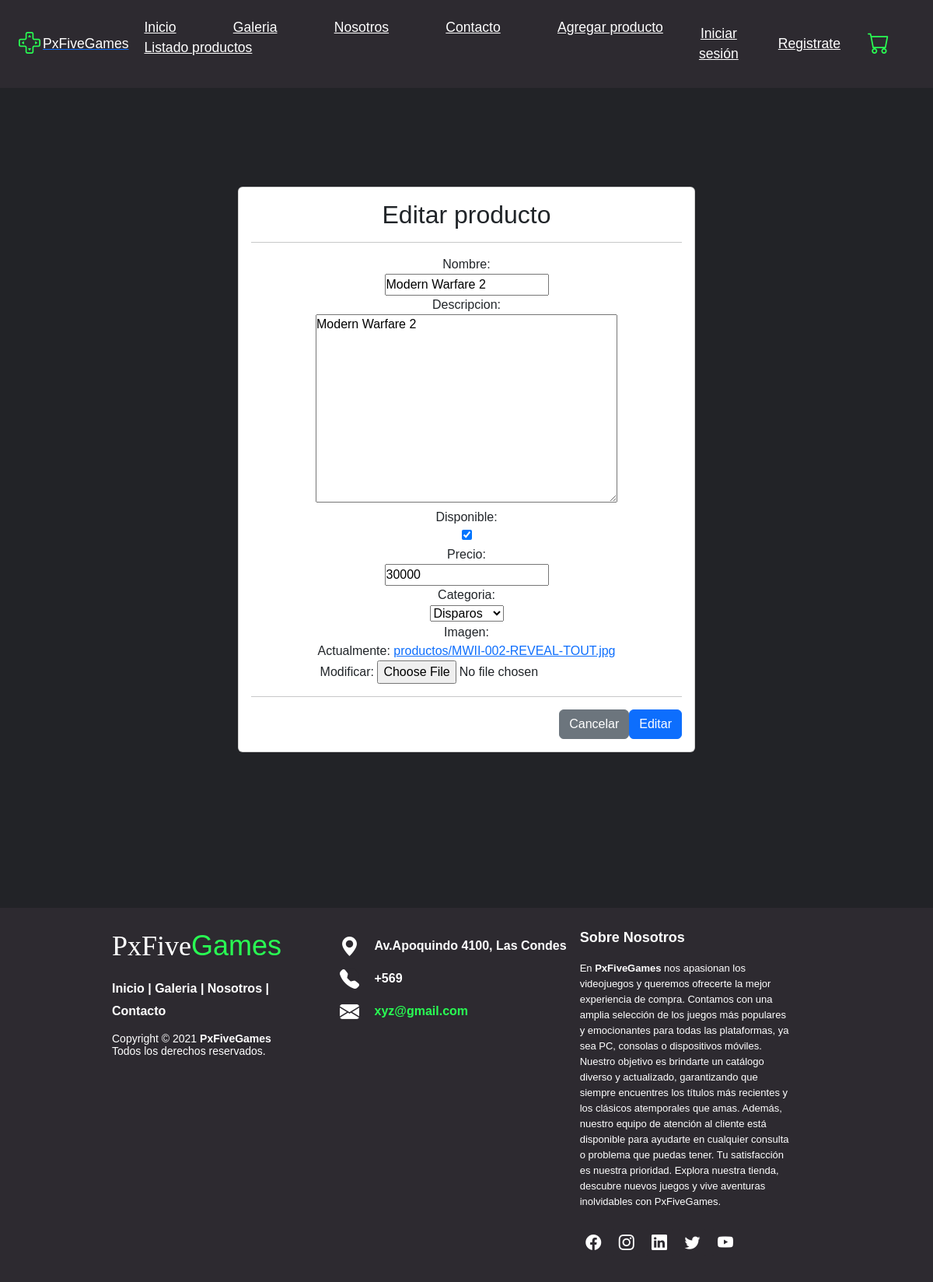
Page /modificar-producto/4/ on the committed database.
### pxfivegames/models.py (models this page shows, shortened)
class Producto(models.Model):
    nombre = models.CharField(max_length=50)
    descripcion = models.TextField()
    disponible = models.BooleanField()
    precio = models.IntegerField()
    categoria = models.ForeignKey(Categoria, on_delete=models.PROTECT)
    imagen = models.ImageField(upload_to="productos", null=True)

class Categoria(models.Model):
    nombre = models.CharField(max_length=50)
    def __str__(self):
        return self.nombre

### pxfivegames/views.py (the view, shortened to what this page needs)
# urls.py: path('modificar-producto/<id>/', modificar_producto, name="modificar_producto"),
def modificar_producto(request, id):
    producto = get_object_or_404(Producto, id=id)
    data = {
        'form': ProductoForm(instance=producto)
    }
    return render(request, 'pxfivegames/producto/modificar.html', data)

### pxfivegames/forms.py
class ProductoForm(forms.ModelForm):
    class Meta:
        model = Producto
        fields = '__all__'

### pxfivegames/templates/pxfivegames/producto/modificar.html (shortened to what this page needs)
{% extends 'pxfivegames/base.html' %}
{% block contenido %}
<div class="row">
  <div class="col-12 col-md-6 offset-md-3">
    <br><br><br><br><br>
    <div class="card">
      <div class="card-body">
        <h2>Editar producto</h2>
        <hr>
        <form action="" method="post" enctype="multipart/form-data">
          {% csrf_token %} {{ form }}
          <hr>
          <div class="d-flex justify-content-end">
            <input type="reset" value="Cancelar" class="btn btn-secondary" />
            <input type="submit" value="Editar" class="btn btn-primary" />
          </div>
        </form>
      </div>
    </div>
  </div>
</div>
{% endblock %}

### pxfivegames/static/pxfivegames/css/style.css (style rules this page uses)
* { padding: 0; margin: 0; box-sizing: border-box; font-family: "Poppins", sans-serif; text-decoration: none; list-style: none; }
:root { --bg-color: #222327; --contrast-color: #2d2a30; --text-color: #fff; --main-color: #29fd53; }
body { min-height: 100vh; background: var(--bg-color); color: var(--text-color); text-align: center; }

### pxfivegames/templates/pxfivegames/producto/modificar.html (style rules this page uses)
label { width: 100%; height: 50%; }

### rows in the picture
Producto: nombre "Modern Warfare 2", descripcion "Modern Warfare 2", disponible "☑", precio "30000", categoria "Disparos"
